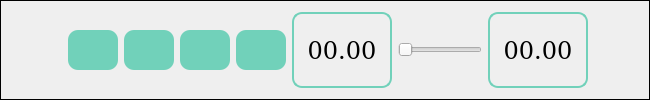
       <widget class="QFrame" name="frameVideoController">
        <property name="frameShape">
         <enum>QFrame::Box</enum>
        </property>
        <layout class="QHBoxLayout" name="horizontalLayout_4">
         <item>
          <widget class="QFrame" name="frame_3">
           <property name="frameShape">
            <enum>QFrame::StyledPanel</enum>
           </property>
           <property name="frameShadow">
            <enum>QFrame::Raised</enum>
           </property>
          </widget>
         </item>
         <item>
          <spacer name="horizontalSpacer_4">
           <property name="orientation">
            <enum>Qt::Horizontal</enum>
           </property>
           <property name="sizeType">
            <enum>QSizePolicy::Fixed</enum>
           </property>
           <property name="sizeHint" stdset="0">
            <size>
             <width>50</width>
             <height>20</height>
            </size>
           </property>
          </spacer>
         </item>
         <item>
          <widget class="QFrame" name="frame_16">
           <property name="sizePolicy">
            <sizepolicy hsizetype="Fixed" vsizetype="Fixed">
             <horstretch>0</horstretch>
             <verstretch>0</verstretch>
            </sizepolicy>
           </property>
           <property name="minimumSize">
            <size>
             <width>50</width>
             <height>40</height>
            </size>
           </property>
           <property name="styleSheet">
            <string notr="true">background-color: #71D1BA;   
border-radius: 10px;</string>
           </property>
           <property name="frameShape">
            <enum>QFrame::StyledPanel</enum>
           </property>
           <property name="frameShadow">
            <enum>QFrame::Raised</enum>
           </property>
           <widget class="QPushButton" name="btn_prev_video">
            <property name="geometry">
             <rect>
              <x>5</x>
              <y>5</y>
              <width>40</width>
              <height>30</height>
             </rect>
            </property>
            <property name="minimumSize">
             <size>
              <width>0</width>
              <height>0</height>
             </size>
            </property>
            <property name="styleSheet">
             <string notr="true">QPushButton{ background-color :  #71D1BA;}
QPushButton::pressed{ background-color : #71AED1; }
border-radius: 10px;</string>
            </property>
            <property name="text">
             <string/>
            </property>
            <property name="icon">
             <iconset>
              <normaloff>images/prev.png</normaloff>images/prev.png</iconset>
            </property>
            <property name="iconSize">
             <size>
              <width>40</width>
              <height>40</height>
             </size>
            </property>
            <property name="shortcut">
             <string>Ctrl+Left</string>
            </property>
           </widget>
          </widget>
         </item>
         <item>
          <widget class="QFrame" name="frame_17">
           <property name="sizePolicy">
            <sizepolicy hsizetype="Fixed" vsizetype="Fixed">
             <horstretch>0</horstretch>
             <verstretch>0</verstretch>
            </sizepolicy>
           </property>
           <property name="minimumSize">
            <size>
             <width>50</width>
             <height>40</height>
            </size>
           </property>
           <property name="styleSheet">
            <string notr="true">background-color: #71D1BA;   
border-radius: 10px;</string>
           </property>
           <property name="frameShape">
            <enum>QFrame::StyledPanel</enum>
           </property>
           <property name="frameShadow">
            <enum>QFrame::Raised</enum>
           </property>
           <widget class="QPushButton" name="btn_play_pouse">
            <property name="geometry">
             <rect>
              <x>5</x>
              <y>5</y>
              <width>40</width>
              <height>30</height>
             </rect>
            </property>
            <property name="minimumSize">
             <size>
              <width>0</width>
              <height>0</height>
             </size>
            </property>
            <property name="styleSheet">
             <string notr="true">QPushButton{ background-color :  #71D1BA;}
QPushButton::pressed{ background-color : #71AED1; }
border-radius: 10px;</string>
            </property>
            <property name="text">
             <string/>
            </property>
            <property name="icon">
             <iconset>
              <normaloff>images/play.png</normaloff>images/play.png</iconset>
            </property>
            <property name="iconSize">
             <size>
              <width>40</width>
              <height>40</height>
             </size>
            </property>
            <property name="shortcut">
             <string>Space</string>
            </property>
           </widget>
          </widget>
         </item>
         <item>
          <widget class="QFrame" name="frame_18">
           <property name="sizePolicy">
            <sizepolicy hsizetype="Fixed" vsizetype="Fixed">
             <horstretch>0</horstretch>
             <verstretch>0</verstretch>
            </sizepolicy>
           </property>
           <property name="minimumSize">
            <size>
             <width>50</width>
             <height>40</height>
            </size>
           </property>
           <property name="styleSheet">
            <string notr="true">background-color: #71D1BA;   
border-radius: 10px;</string>
           </property>
           <property name="frameShape">
            <enum>QFrame::StyledPanel</enum>
           </property>
           <property name="frameShadow">
            <enum>QFrame::Raised</enum>
           </property>
           <widget class="QPushButton" name="btn_stop_video">
            <property name="geometry">
             <rect>
              <x>5</x>
              <y>5</y>
              <width>40</width>
              <height>30</height>
             </rect>
            </property>
            <property name="minimumSize">
             <size>
              <width>0</width>
              <height>0</height>
             </size>
            </property>
            <property name="styleSheet">
             <string notr="true">QPushButton{ background-color :  #71D1BA;}
QPushButton::pressed{ background-color : #71AED1; }
border-radius: 10px;</string>
            </property>
            <property name="text">
             <string/>
            </property>
            <property name="icon">
             <iconset>
              <normaloff>images/icons8-stop.png</normaloff>images/icons8-stop.png</iconset>
            </property>
            <property name="iconSize">
             <size>
              <width>40</width>
              <height>40</height>
             </size>
            </property>
            <property name="shortcut">
             <string>0</string>
            </property>
           </widget>
          </widget>
         </item>
         <item>
          <widget class="QFrame" name="frame_13">
           <property name="sizePolicy">
            <sizepolicy hsizetype="Fixed" vsizetype="Fixed">
             <horstretch>0</horstretch>
             <verstretch>0</verstretch>
            </sizepolicy>
           </property>
           <property name="minimumSize">
            <size>
             <width>50</width>
             <height>40</height>
            </size>
           </property>
           <property name="styleSheet">
            <string notr="true">background-color: #71D1BA;   
border-radius: 10px;</string>
           </property>
           <property name="frameShape">
            <enum>QFrame::StyledPanel</enum>
           </property>
           <property name="frameShadow">
            <enum>QFrame::Raised</enum>
           </property>
           <widget class="QPushButton" name="btn_skip_video">
            <property name="geometry">
             <rect>
              <x>5</x>
              <y>5</y>
              <width>40</width>
              <height>30</height>
             </rect>
            </property>
            <property name="minimumSize">
             <size>
              <width>0</width>
              <height>0</height>
             </size>
            </property>
            <property name="styleSheet">
             <string notr="true">QPushButton{ background-color :  #71D1BA;}
QPushButton::pressed{ background-color : #71AED1; }
border-radius: 10px;</string>
            </property>
            <property name="text">
             <string/>
            </property>
            <property name="icon">
             <iconset>
              <normaloff>images/kkip.png</normaloff>images/kkip.png</iconset>
            </property>
            <property name="iconSize">
             <size>
              <width>40</width>
              <height>40</height>
             </size>
            </property>
            <property name="shortcut">
             <string>Ctrl+Right</string>
            </property>
           </widget>
          </widget>
         </item>
         <item>
          <widget class="QLabel" name="label_time_recent">
           <property name="minimumSize">
            <size>
             <width>100</width>
             <height>0</height>
            </size>
           </property>
           <property name="font">
            <font>
             <family>DejaVu Serif</family>
             <pointsize>18</pointsize>
            </font>
           </property>
           <property name="styleSheet">
            <string notr="true">border-color: #71D1BA;
border-width: 2px;        
border-style: solid;
border-radius: 10px;</string>
           </property>
           <property name="text">
            <string>00.00</string>
           </property>
           <property name="alignment">
            <set>Qt::AlignCenter</set>
           </property>
          </widget>
         </item>
         <item>
          <widget class="QSlider" name="slider_Video">
           <property name="sizePolicy">
            <sizepolicy hsizetype="Expanding" vsizetype="Preferred">
             <horstretch>0</horstretch>
             <verstretch>0</verstretch>
            </sizepolicy>
           </property>
           <property name="minimumSize">
            <size>
             <width>0</width>
             <height>40</height>
            </size>
           </property>
           <property name="font">
            <font>
             <pointsize>11</pointsize>
            </font>
           </property>
           <property name="styleSheet">
            <string notr="true"/>
           </property>
           <property name="orientation">
            <enum>Qt::Horizontal</enum>
           </property>
          </widget>
         </item>
         <item>
          <widget class="QLabel" name="label_time_end">
           <property name="minimumSize">
            <size>
             <width>100</width>
             <height>0</height>
            </size>
           </property>
           <property name="font">
            <font>
             <family>DejaVu Serif</family>
             <pointsize>18</pointsize>
            </font>
           </property>
           <property name="styleSheet">
            <string notr="true">border-color: #71D1BA;
border-width: 2px;        
border-style: solid;
border-radius: 10px;</string>
           </property>
           <property name="text">
            <string>00.00</string>
           </property>
           <property name="alignment">
            <set>Qt::AlignCenter</set>
           </property>
          </widget>
         </item>
         <item>
          <spacer name="horizontalSpacer_5">
           <property name="orientation">
            <enum>Qt::Horizontal</enum>
           </property>
           <property name="sizeType">
            <enum>QSizePolicy::Fixed</enum>
           </property>
           <property name="sizeHint" stdset="0">
            <size>
             <width>50</width>
             <height>20</height>
            </size>
           </property>
          </spacer>
         </item>
        </layout>
       </widget>
